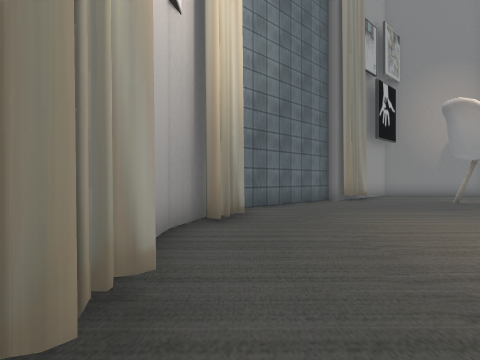
view 1 (above)

19 first-person views from a walk through a Unity game level. The camera is 1.4 m above the floor, looks level and sees 90° across. The floor is counted in squares, 2 m on a side. Each view is taken from the middle of a square. On the plan, view 1 faces up. The plan holds only what a view shows up to about 9 squares ahead; the rest is blank. The place goes on beyond the plan. Some surface patterns are stand-ins.

view 2
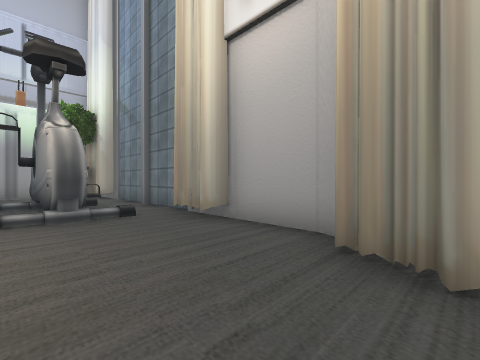

view 3
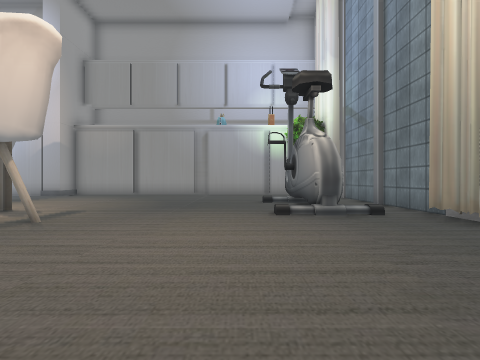

view 4
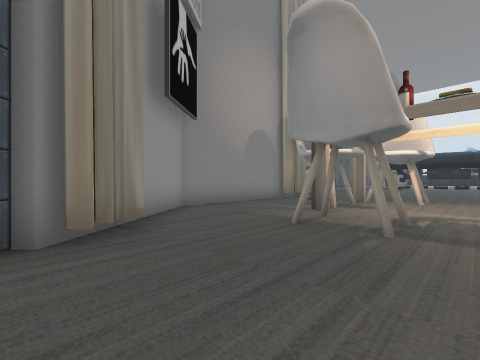

view 5
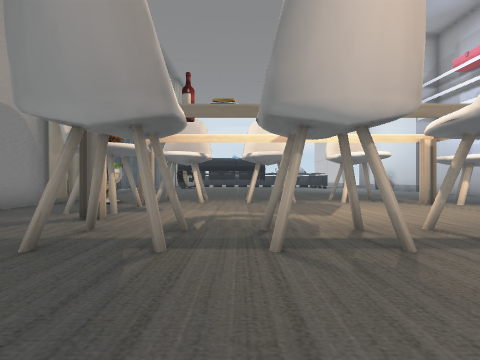

view 6
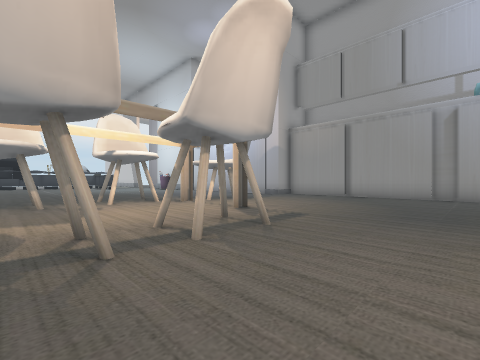

view 7
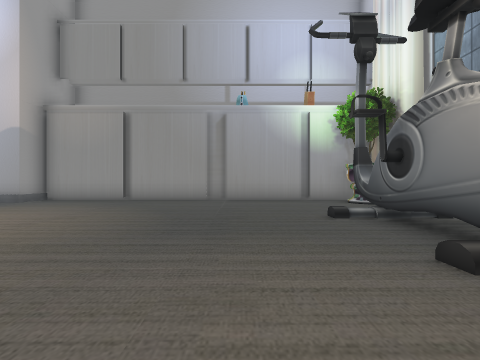

view 8
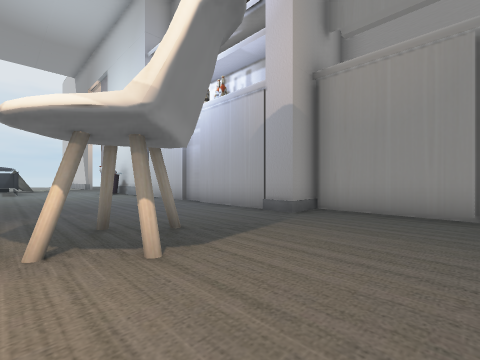

view 9
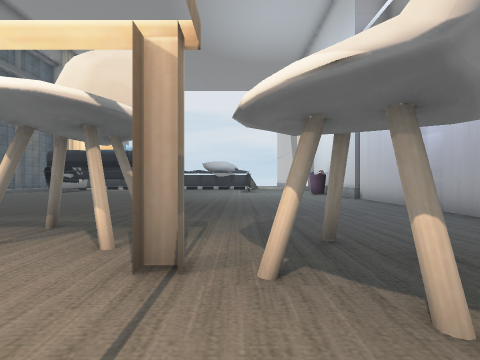

view 10
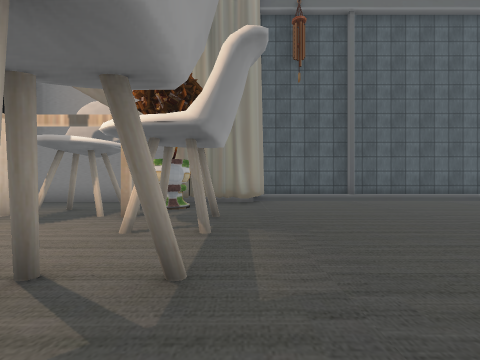

view 11
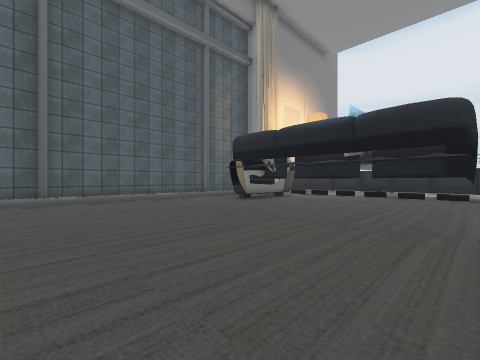

view 12
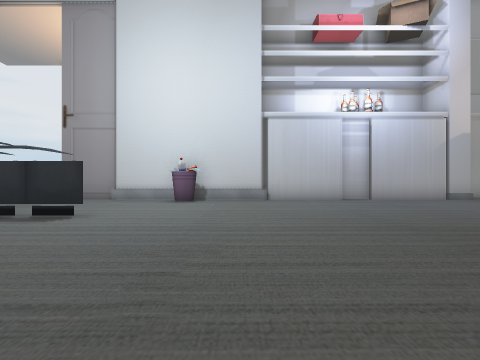

view 13
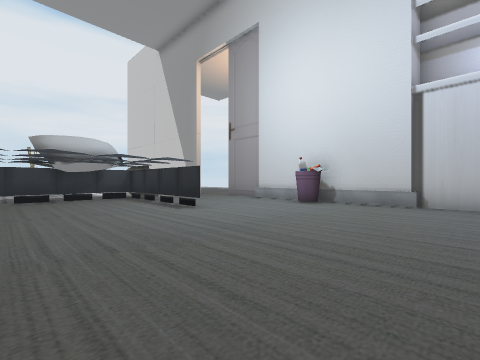

view 14
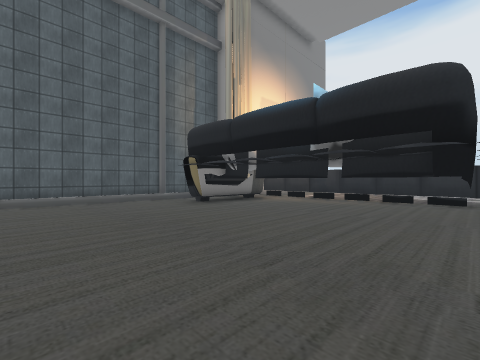

view 15
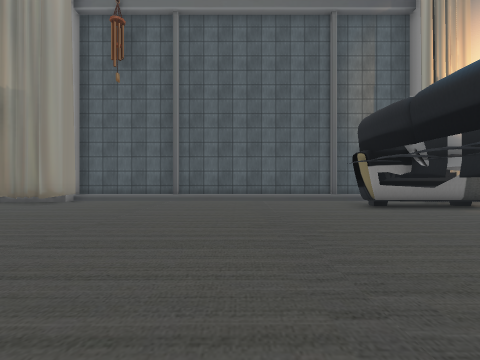

view 16
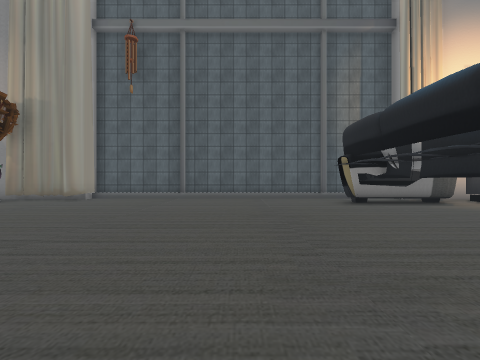

view 17
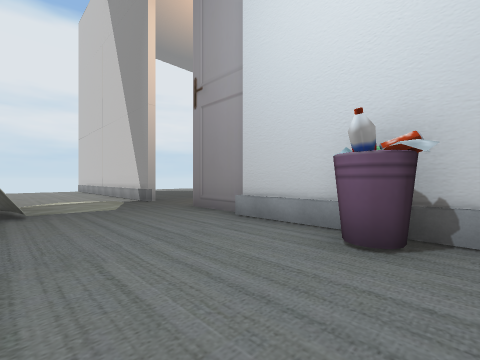

view 18
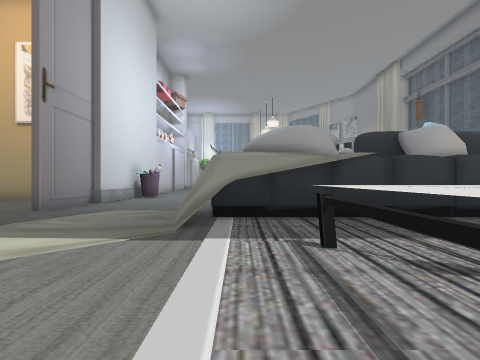

view 19
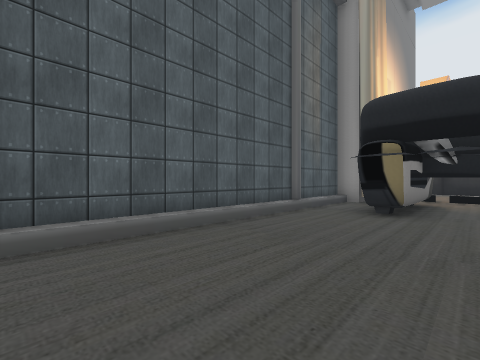

### Floor plan
Key: @ floor where view 1 was taken; # wall or solid block; x gap in a wall; . main floor; : floor 0.5 m higher than the main floor; / step, stairs or slope; = window, fence, low wall or low ledge; ^ raised ledge; O other object.
Columns run from 1 left of view 1 to 31 right of it. Each row starts with its distance up from view 1.
 12               #############
 11        ########///////////###
 10      ##.....x............####
  9    ###......#...........### #
  8   ##.#....#x#...........#.  #
  7  ##.....#...............#   #
  6  #......#....x..........#   #
  5 ##......................#   #
  4 #.......................#  .#.
  3 #.......#...............#  ##.
  2 #.......x....x.............##.
  1 #...............  ..........#.=
  0 #@#:.....#..#...............#.^^
 -1 #.#.........................#....
 -2 #.#.........#..........######....
 -3 #.#..............................
 -4 #...............................
 -5 ##....................#......##
 -6   ..........#O######===####...
 -7  ############            ..
 -8                         ..
 -9                        #.
-10                        #

Positions as (right, up) in squares from view 1, and headings:
1: (0, 0), facing up
2: (2, 5), facing down-left
3: (3, 5), facing down
4: (3, 5), facing up-right
5: (4, 5), facing right
6: (4, 4), facing down-right
7: (4, 2), facing down
8: (8, -1), facing down-right
9: (9, -1), facing right
10: (13, 3), facing up
11: (16, 3), facing up-right
12: (19, 3), facing down
13: (17, 2), facing down-right
14: (18, 3), facing up-right
15: (19, 3), facing up
16: (19, 2), facing up
17: (20, -2), facing down-right
18: (31, -1), facing left
19: (17, 8), facing up-right
